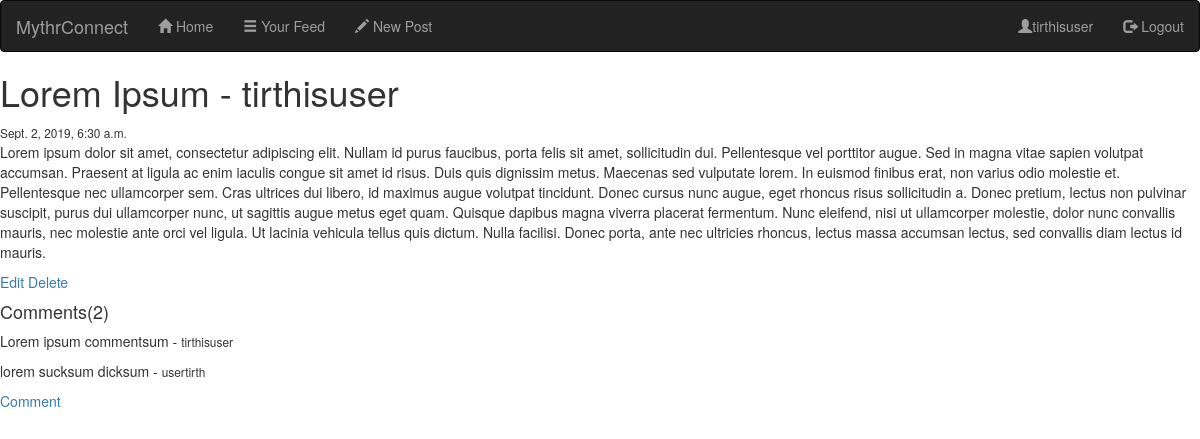
/blog/post/4/ (signed in), run on the app's committed database.
### blog/models.py (models this page shows, shortened)
class Post(models.Model):
    id = models.AutoField(primary_key=True)
    title = models.CharField(max_length=140, null=False)
    author = models.ForeignKey(User, on_delete=models.CASCADE, related_name='posts')
    content = models.TextField()
    date_posted = models.DateTimeField(default=timezone.now)

class Comment(models.Model):
    post = models.ForeignKey('Post', on_delete=models.CASCADE)
    content = models.TextField()
    author = models.ForeignKey(User, on_delete=models.CASCADE, related_name='comments')
    date_published = models.DateTimeField(default=timezone.now)

### blog/views.py (the view)
# urls.py: path('post/<int:id>/', views.post_detail_view, name='blog-post-detail'),
@login_required(login_url='/blog/accounts/login/')
def post_detail_view(request, id):
    post = get_object_or_404(Post, id=id)
    context = {
        'post': post,
        'title': post.title,
        'content': post.content,
        'author': post.author,
        'date_posted': post.date_posted,
        'comments': post.comment_set.all(),
        'num_comments': post.comment_set.count()
    }
    return render(request, 'postdetail.html', context=context)

### blog/templates/postdetail.html
{% extends "layout.html" %}
{% block content %}
<div>
<h1> {{ title }} - {{ author.username }}</h1>
    <small> {{ date_posted }}</small>
<p> {{ content }}</p>
    {% if request.user == author %}
    <div>
        <a href="{% url 'blog-post-edit' id=post.id %}">Edit</a>
        <a href="{% url 'blog-post-delete' id=post.id %}">Delete</a>
    </div>
    {% endif %}
</div>
<div>
    <h4>
        Comments({{ num_comments }})
    </h4>
    {% for comment in comments %}
    <p>{{ comment.content }} - <small> {{ comment.author.username }} </small>
    {% endfor %}
</div>
<div>
    <a href="{% url 'blog-post-comment' id=post.id %}">Comment</a>
</div>
{% endblock %}

### blog/templates/layout.html (shortened to what this page needs)
{% load static %}
<!DOCTYPE html>
<html lang="en">
<head>
    <link rel="stylesheet" href="https://maxcdn.bootstrapcdn.com/bootstrap/3.4.0/css/bootstrap.min.css">
</head>
<body>
<nav class="navbar navbar-inverse">
    <div class="container-fluid">
        <div class="navbar-header">
            <a class="navbar-brand" href="{% url 'blog-home' %}">MythrConnect</a>
        </div>
        <ul class="nav navbar-nav">
            <li><a href="{% url 'blog-home' %}"><span class="glyphicon glyphicon-home"></span> Home</a></li>
            <li><a href="{% url 'blog-feed' %}"><span class="glyphicon glyphicon-menu-hamburger"></span> Your Feed</a></li>
            <li><a href="{% url 'blog-post-new' %}"><span class="glyphicon glyphicon-pencil"></span> New Post</a></li>
        </ul>
        <ul class="nav navbar-nav navbar-right">
            {% if request.user.is_authenticated %}
                <li><a href="{% url 'blog-accounts-profile' id=request.user.id %}"><span class="glyphicon glyphicon-user"></span>{{ request.user.username }}</a></li>
                <li><a href="{% url 'blog-accounts-logout' %}"><span class="glyphicon glyphicon-log-out"></span> Logout</a></li>
            {% else %}
                <li><a href="{% url 'blog-accounts-login' %}"><span class="glyphicon glyphicon-log-in"></span> Login</a></li>
                <li><a href="{% url 'blog-accounts-register' %}"><span class="glyphicon glyphicon-user"></span> Register</a></li>
            {% endif %}
        </ul>
    </div>
</nav>
{% block content %}
{% endblock %}
</body>
</html>

### data on the page
Post: title "Lorem Ipsum", date_posted "Sept. 2, 2019, 6:30 a.m.", content "Lorem ipsum dolor sit amet, consectetur adipiscing elit. Nullam id purus faucibus, porta felis sit amet, sollicitudin dui. Pellentesque vel porttitor augue. Sed in magna vitae sapien volutpat accumsan. Praesent at ligula ac enim iaculis congue sit amet id risus. Duis quis dignissim metus. Maecenas sed vulputate lorem. In euismod finibus erat, non varius odio molestie et. Pellentesque nec ullamcorper sem. Cras ultrices dui libero, id maximus augue volutpat tincidunt. Donec cursus nunc augue, eget rhoncus risus sollicitudin a. Donec pretium, lectus non pulvinar suscipit, purus dui ullamcorper nunc, ut sagittis augue metus eget quam. Quisque dapibus magna viverra placerat fermentum. Nunc…"
Comment: content "Lorem ipsum commentsum", author.username "tirthisuser"
Comment: content "lorem sucksum dicksum", author.username "usertirth"

### other printed values
{{ request.user.username }} "tirthisuser"
{{ author.username }} "tirthisuser"
{{ num_comments }} "2"
